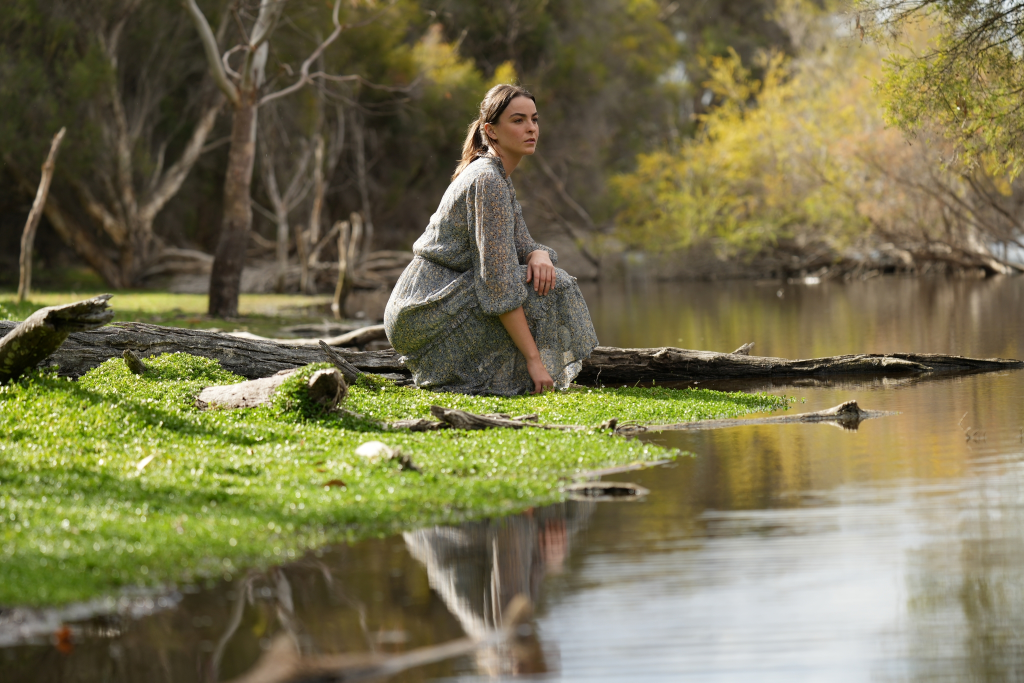
#> input picture sample1.jpg, 2048 x 1365 px, given in place of the camera (shown at 1/2 size)
$ python face_detection.py
#> lines starting #> are read from the running program, lines starting #| are printed output that depends on the picture; after the words box and inside, x2 and y2 are one past the last pixel; in counts of white or black regions, pixels touching at a corner belong together

#detecting face and saving those images into the databases or separate folder

import cv2
import os

dataset = "dataset"
name = "champ"

path = os.path.join(dataset,name)
if not os.path.isdir(path):
    os.mkdir(path)

(width,height) = (130,100)


alg = "haarcascade_frontalface_default.xml"

haar_cascade = cv2.CascadeClassifier(alg)

cam = cv2.VideoCapture(0)
count = 1
while count<31:
    print(count)
    _,img = cam.read()
#> img is the input picture: shape (1365, 2048, 3); mean B, G, R 79.1, 114.4, 119.6
    grayImage = cv2.cvtColor(img,cv2.COLOR_BGR2GRAY)
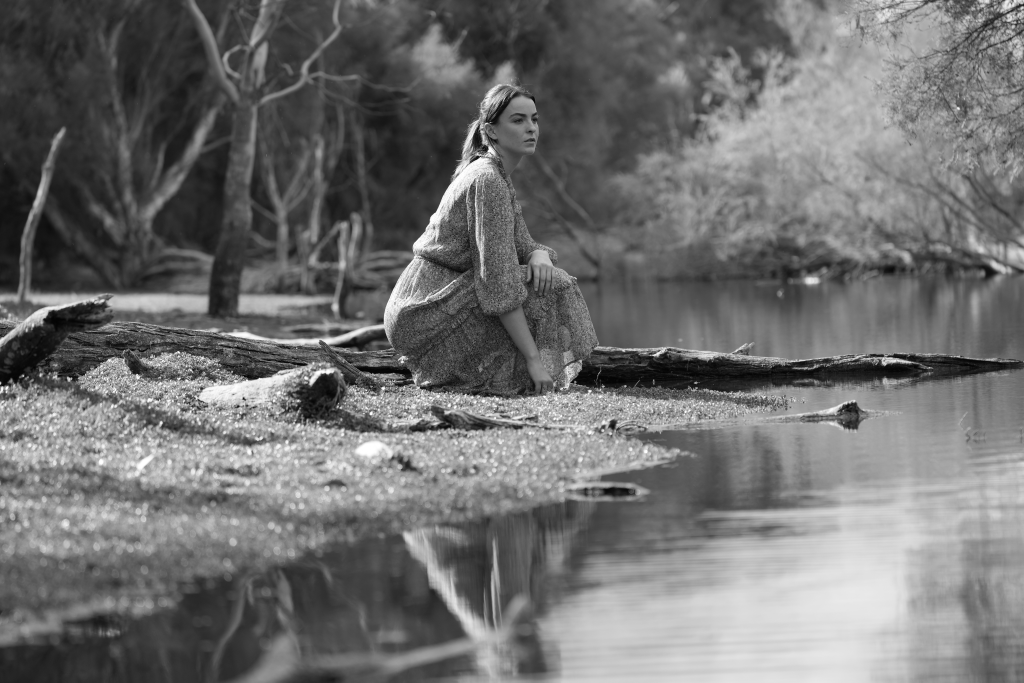
#> grayImage: shape (1365, 2048) (shown at 1/2 size); min 2, max 255, mean 111.9
    face = haar_cascade.detectMultiScale(grayImage,1.3,4)
#> face = [[999, 194, 113, 113]]
    for(x,y,w,h) in face:
        cv2.rectangle(img,(x,y),(x+w,y+h),(0,255,0),2)
        faceOnly = grayImage[y:y+h,x:x+w]
        resizeImg = cv2.resize(faceOnly,(width,height))
        cv2.imwrite("%s/%s.jpg"%(path,count),faceOnly)
        count+=1
#> this loop made 1 pass
#> (x, y, w, h, count) on pass 1: (999, 194, 113, 113, 2)
#> pass 1, `faceOnly = grayImage[y:y+h,x:x+w]`:
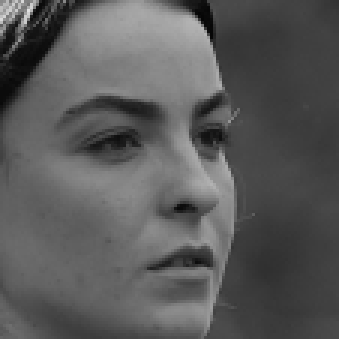
#> faceOnly: shape (113, 113) (shown 3 times larger); min 5, max 226, mean 89.4
#> pass 1, `resizeImg = cv2.resize(faceOnly,(width,height))`:
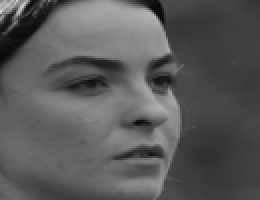
#> resizeImg: shape (100, 130) (shown 2 times larger); min 7, max 209, mean 89.3
#> after the loop:
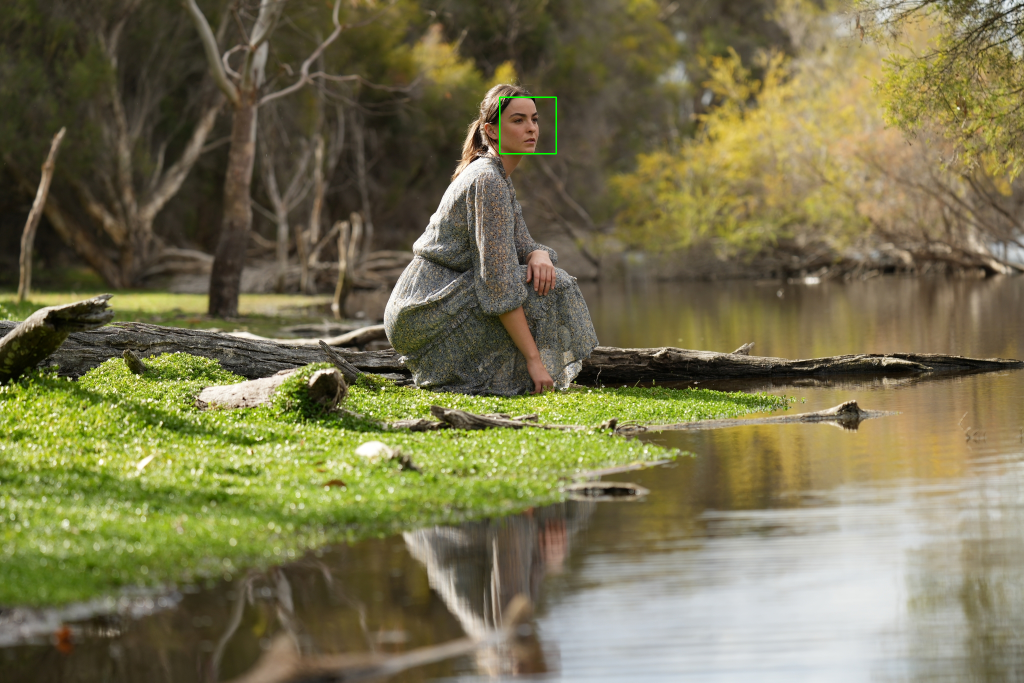
#> img: shape (1365, 2048, 3) (shown at 1/2 size); 0.05% of pixels changed, all inside (x1, y1, x2, y2) = (998, 193, 1114, 309)
#> after the loop, count = 2

    cv2.imshow("face detection",img)
    key = cv2.waitKey(10)
#> (key q is pressed here)
    if key == ord('q'):
        break
print("Image captured Successfully")
cam.release()
cv2.destroyAllWindows()


# [22 lines of commented-out code are left out]
